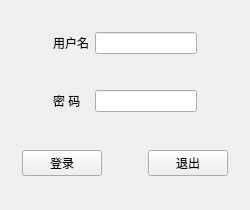
<?xml version="1.0" encoding="UTF-8"?>
<ui version="4.0">
 <class>MainWindow</class>
 <widget class="QMainWindow" name="MainWindow">
  <property name="geometry">
   <rect>
    <x>0</x>
    <y>0</y>
    <width>250</width>
    <height>210</height>
   </rect>
  </property>
  <property name="minimumSize">
   <size>
    <width>250</width>
    <height>210</height>
   </size>
  </property>
  <property name="maximumSize">
   <size>
    <width>250</width>
    <height>210</height>
   </size>
  </property>
  <property name="windowTitle">
   <string>登录</string>
  </property>
  <widget class="QWidget" name="centralwidget">
   <layout class="QVBoxLayout" name="verticalLayout">
    <item>
     <widget class="QWidget" name="widget" native="true">
      <property name="sizePolicy">
       <sizepolicy hsizetype="Preferred" vsizetype="Fixed">
        <horstretch>0</horstretch>
        <verstretch>0</verstretch>
       </sizepolicy>
      </property>
      <layout class="QGridLayout" name="gridLayout">
       <item row="2" column="2">
        <widget class="QLineEdit" name="lineEdit_2">
         <property name="echoMode">
          <enum>QLineEdit::Password</enum>
         </property>
        </widget>
       </item>
       <item row="0" column="1">
        <widget class="QLabel" name="label">
         <property name="text">
          <string>用户名</string>
         </property>
        </widget>
       </item>
       <item row="0" column="0">
        <spacer name="horizontalSpacer_4">
         <property name="orientation">
          <enum>Qt::Horizontal</enum>
         </property>
         <property name="sizeHint" stdset="0">
          <size>
           <width>40</width>
           <height>20</height>
          </size>
         </property>
        </spacer>
       </item>
       <item row="0" column="2">
        <widget class="QLineEdit" name="lineEdit"/>
       </item>
       <item row="2" column="1">
        <widget class="QLabel" name="label_2">
         <property name="text">
          <string>密 码</string>
         </property>
        </widget>
       </item>
       <item row="0" column="3">
        <spacer name="horizontalSpacer_5">
         <property name="orientation">
          <enum>Qt::Horizontal</enum>
         </property>
         <property name="sizeHint" stdset="0">
          <size>
           <width>40</width>
           <height>20</height>
          </size>
         </property>
        </spacer>
       </item>
       <item row="1" column="2">
        <spacer name="verticalSpacer">
         <property name="orientation">
          <enum>Qt::Vertical</enum>
         </property>
         <property name="sizeHint" stdset="0">
          <size>
           <width>20</width>
           <height>30</height>
          </size>
         </property>
        </spacer>
       </item>
      </layout>
     </widget>
    </item>
    <item>
     <widget class="QWidget" name="widget_3" native="true">
      <property name="sizePolicy">
       <sizepolicy hsizetype="Preferred" vsizetype="Fixed">
        <horstretch>0</horstretch>
        <verstretch>0</verstretch>
       </sizepolicy>
      </property>
      <layout class="QHBoxLayout" name="horizontalLayout_4">
       <item>
        <spacer name="horizontalSpacer_2">
         <property name="orientation">
          <enum>Qt::Horizontal</enum>
         </property>
         <property name="sizeHint" stdset="0">
          <size>
           <width>40</width>
           <height>20</height>
          </size>
         </property>
        </spacer>
       </item>
       <item>
        <widget class="QPushButton" name="pushButton">
         <property name="text">
          <string>登录</string>
         </property>
        </widget>
       </item>
       <item>
        <spacer name="horizontalSpacer">
         <property name="orientation">
          <enum>Qt::Horizontal</enum>
         </property>
         <property name="sizeType">
          <enum>QSizePolicy::Fixed</enum>
         </property>
         <property name="sizeHint" stdset="0">
          <size>
           <width>40</width>
           <height>20</height>
          </size>
         </property>
        </spacer>
       </item>
       <item>
        <widget class="QPushButton" name="pushButton_2">
         <property name="text">
          <string>退出</string>
         </property>
        </widget>
       </item>
       <item>
        <spacer name="horizontalSpacer_3">
         <property name="orientation">
          <enum>Qt::Horizontal</enum>
         </property>
         <property name="sizeHint" stdset="0">
          <size>
           <width>40</width>
           <height>20</height>
          </size>
         </property>
        </spacer>
       </item>
      </layout>
     </widget>
    </item>
   </layout>
  </widget>
 </widget>
 <resources/>
 <connections/>
</ui>
